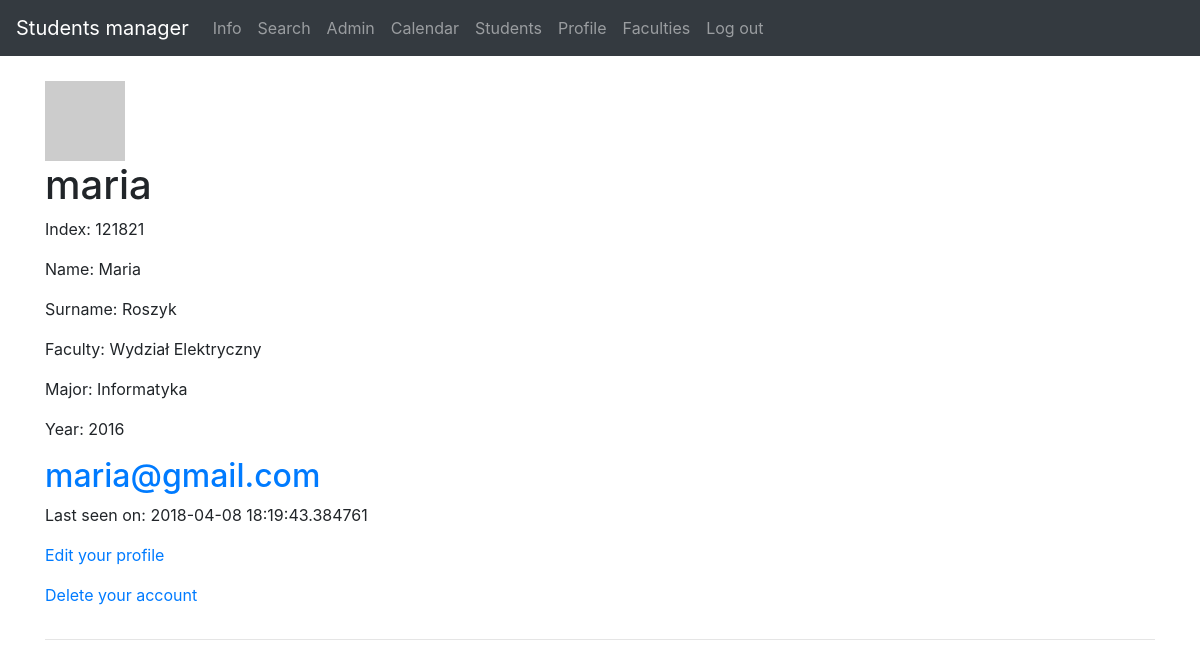
Screenshot of /students/1 (signed in) with the database file from the repository.
### models.py (models this page shows, shortened)
class User(db.Model, UserMixin):
    __tablename__ = 'user'
    __searchable__ = ['username']
    id = Column(Integer, autoincrement=True, primary_key=True)
    username = Column(String(25), default='', unique=True)
    active = Column(Boolean, default=True)
    email = Column(String(200), unique=True)
    password = Column(String(200), default='')
    admin = Column(Boolean, default=False)
    confirmed = Column(db.Boolean, nullable=False, default=False)
    confirmed_on = Column(db.DateTime, nullable=True)
    registered_on = Column(db.DateTime, nullable=False)
    about_me = Column(String(140))
    last_seen = Column(DateTime, default=datetime.utcnow)
    student_id = db.Column(db.Integer, db.ForeignKey('student.id'), unique=True)
    def avatar(self, size):
        digest = md5(self.email.lower().encode('utf-8')).hexdigest()
        return 'https://www.gravatar.com/avatar/{}?d=identicon&s={}'.\
            format(digest, size)

class Student(db.Model):
    __tablename__ = 'student'
    __searchable__ = ['index']
    id = Column(Integer, autoincrement=True, primary_key=True)
    index = Column(Integer, unique=True)
    name = Column(String(25), default='')
    surname = Column(String(25), default='')
    faculty_id = db.Column(db.Integer, db.ForeignKey('faculty.id'), nullable=False, unique=True)
    major_id = db.Column(db.Integer, db.ForeignKey('major.id'), nullable=False, unique=True)
    year_id = db.Column(db.Integer, db.ForeignKey('year.id'), nullable=False, unique=True)
    group_id = db.Column(db.Integer, db.ForeignKey('group.id'), nullable=False, unique=True)
    user = db.relationship('User', backref='student')

class Faculty(db.Model):
    __tablename__ = 'faculty'
    __searchable__ = ['name']
    id = Column(Integer, autoincrement=True, primary_key=True, )
    name = Column(String(100), default='')
    major = db.relationship('Major', backref='faculty')
    year = db.relationship('Year', backref='faculty')
    group = db.relationship('Group', backref='faculty')
    student = db.relationship('Student', backref='faculty')

class Major(db.Model):
    __tablename__ = 'major'
    __searchable__ = ['name']
    id = Column(Integer, autoincrement=True, primary_key=True)
    name = Column(String(50), default='')
    year = db.relationship('Year', backref='major')
    group = db.relationship('Group', backref='major')
    student = db.relationship('Student', backref='major')
    faculty_id = db.Column(db.Integer, db.ForeignKey('faculty.id'), nullable=False, unique=True)

class Year(db.Model):
    __tablename__ = 'year'
    __searchable__ = ['nr']
    id = Column(Integer, autoincrement=True, primary_key=True)
    nr = Column(String(4), default='')
    group = db.relationship('Group', backref='year')
    student = db.relationship('Student', backref='year')
    faculty_id = db.Column(db.Integer, db.ForeignKey('faculty.id'), nullable=False, unique=True)
    major_id = db.Column(db.Integer, db.ForeignKey('major.id'), nullable=False, unique=True)
    secretary_id = db.Column(db.Integer, db.ForeignKey('secretary.id'), nullable=False, unique=True)

### students.py (the view)
@app.route('/students/<int:id>', methods=['GET'])
@login_required
def student(id):
    student = Student.query.filter(Student.id == id).first()
    user = User.query.filter(User.id == student.id + 1).first()
    return render_template('faculty/students/profile.html', user=user, student=student)

### user.py (called while the page is built)
@lm.user_loader
def load_user(user_id):
    return User.query.filter(User.id == user_id).first()

@app.before_request
def before_request():
    if current_user.is_authenticated:
        current_user.last_seen = datetime.utcnow()
        db.session.commit()

### templates/faculty/students/profile.html (shortened to what this page needs)
{% extends "_base.html" %}
{% block content %}
    <table>
        <tr valign="top">
            <br>
            <img src="{{ user.avatar(128) }}">
            <h1>{{ user.username }}</h1>
            <p> Index: {{ student.index }}</p>
            <p> Name: {{ student.name }}</p>
            <p> Surname: {{ student.surname }}</p>
            <p> Faculty: {{ student.faculty.name }}</p>
            <p> Major: {{ student.major.name }}</p>
            <p> Year: {{ student.year.nr }}</p>
            <h2><a class="u-email" href="mailto:{{ user.email }}">{{ user.email }}</a></h2>
                {% if user.last_seen %}<p>Last seen on: {{ user.last_seen }}</p>{% endif %}
                <p><a href="{{ url_for('edit_profile', id=student.id)}}">Edit your profile</a></p>
                <p><a href="{{ url_for('delete_account', id=student.id)}}">Delete your account</a></p>
        </tr>
    </table>
    <hr>
{% endblock %}

### rows the page displays
User: username "maria", email "maria@gmail.com", last_seen "2018-04-08 18:19:43.384761"
Student: index "121821", name "Maria", surname "Roszyk"
Faculty: faculty.name "Wydział Elektryczny"
Major: major.name "Informatyka"
Year: year.nr "2016"
